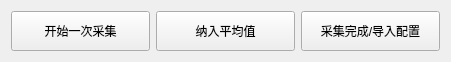
  <widget class="QWidget" name="layoutWidget">
   <property name="geometry">
    <rect>
     <x>70</x>
     <y>20</y>
     <width>451</width>
     <height>42</height>
    </rect>
   </property>
   <layout class="QGridLayout" name="gridLayout_4">
    <item row="0" column="0">
     <widget class="QPushButton" name="pb_StartOneCollect">
      <property name="minimumSize">
       <size>
        <width>0</width>
        <height>40</height>
       </size>
      </property>
      <property name="font">
       <font>
        <pointsize>9</pointsize>
       </font>
      </property>
      <property name="text">
       <string>开始一次采集</string>
      </property>
     </widget>
    </item>
    <item row="0" column="1">
     <widget class="QPushButton" name="pb_CollectOn">
      <property name="minimumSize">
       <size>
        <width>0</width>
        <height>40</height>
       </size>
      </property>
      <property name="font">
       <font>
        <pointsize>9</pointsize>
       </font>
      </property>
      <property name="text">
       <string>纳入平均值</string>
      </property>
     </widget>
    </item>
    <item row="0" column="2">
     <widget class="QPushButton" name="pb_CollectComplete">
      <property name="minimumSize">
       <size>
        <width>0</width>
        <height>40</height>
       </size>
      </property>
      <property name="font">
       <font>
        <pointsize>9</pointsize>
       </font>
      </property>
      <property name="text">
       <string>采集完成/导入配置</string>
      </property>
     </widget>
    </item>
   </layout>
  </widget>
